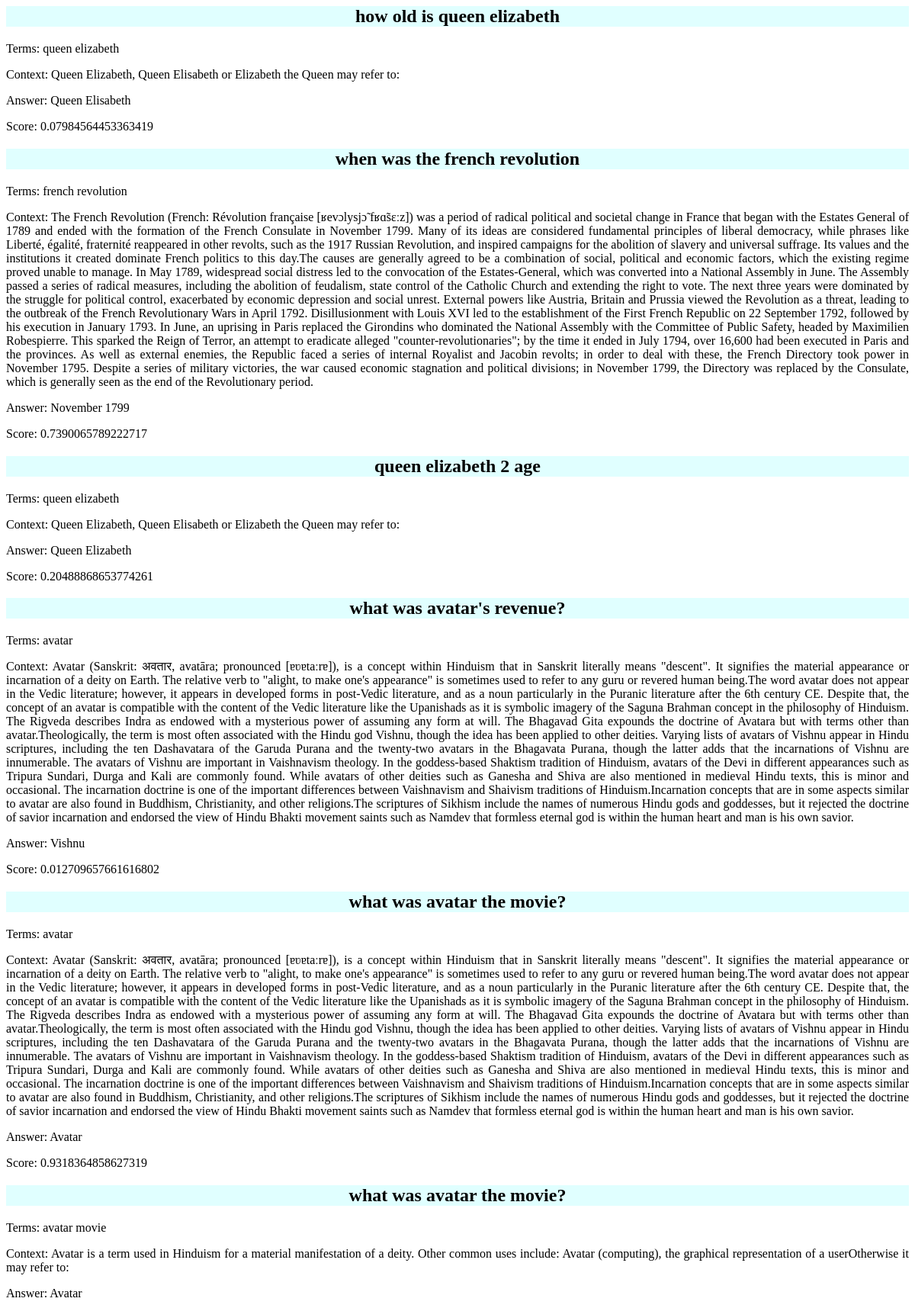
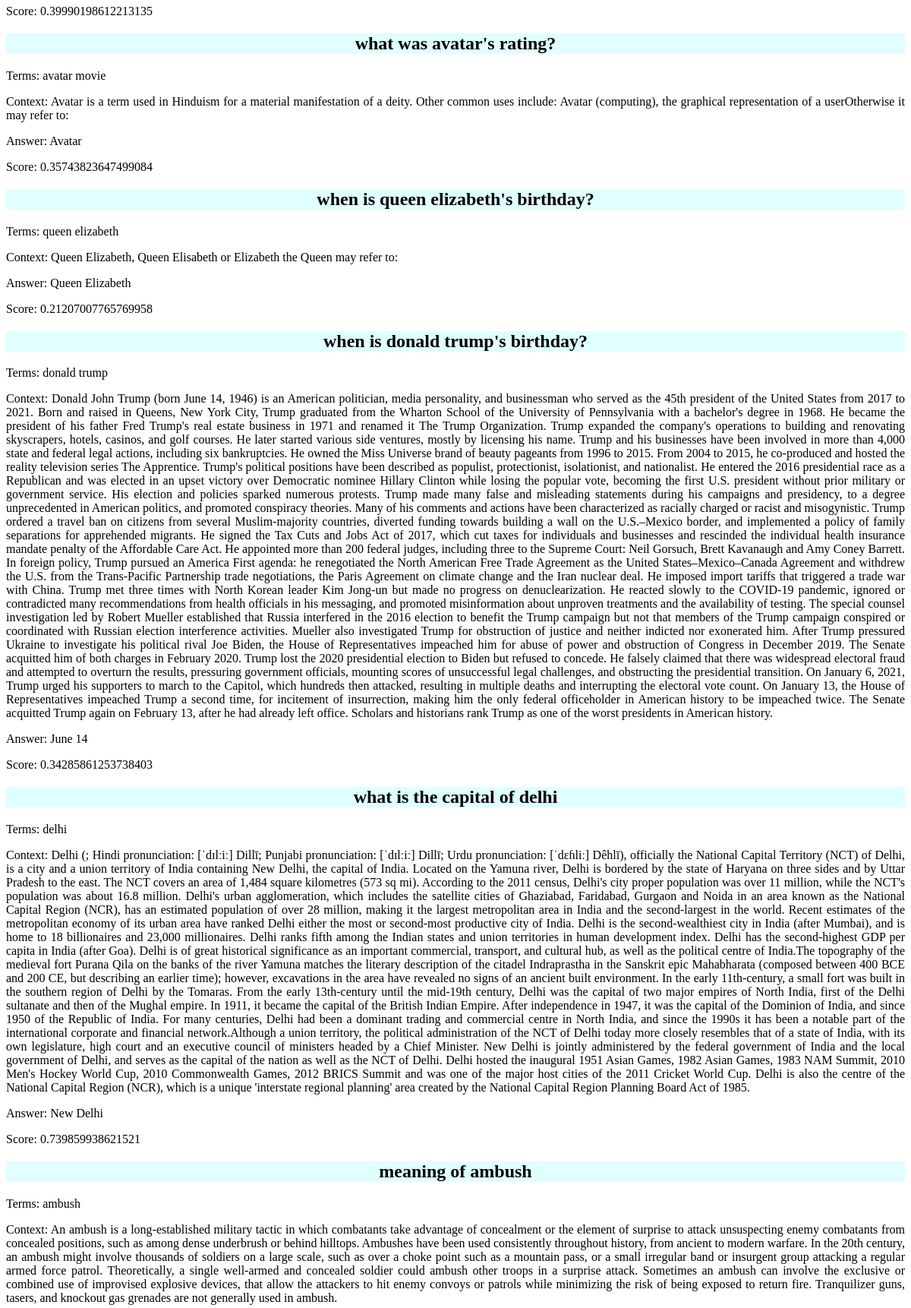
The app's page /history (upper part) with its own data (2 pictures, top to bottom).
### main/models.py (models this page shows)
class Question(models.Model):
    question = models.TextField(null=False)
    wiki_terms = models.CharField(max_length=200, null=False)
    wiki_text = models.TextField(null=False)
    answer = models.CharField(max_length=200)
    prediction_score = models.FloatField(default=0)

### main/views.py (the view)
# urls.py: path('history', views.history, name='history'),
def history(request):
    q = Question.objects.all()
    return render(request, 'main/history.html', {'questions': q})

### main/templates/main/history.html (shortened to what this page needs)
{% load static %}
<html>
    <head>
        <link href="{% static 'css/base.css' %}" rel="stylesheet">
    </head>
    <body>
        {% for q in questions %}
        <h2>{{ q.question }}</h1>
        <p>Terms: {{ q.wiki_terms }}</p>
        <p>Context: {{ q.wiki_text }}</p>
        <p>Answer: {{ q.answer }}</p>
        <p>Score: {{ q.prediction_score }}</p>
        {% endfor %}
    </body>
</html>

### static/css/base.css (style rules this page uses)
h2 { background-color:lightcyan; color:black; font-family: Cambria; text-align: center; }
p { font-family: Cambria; text-align: justify; }

### records on screen
Question: question "how old is queen elizabeth", wiki_terms "queen elizabeth", wiki_text "Queen Elizabeth, Queen Elisabeth or Elizabeth the Queen may refer to:", answer "Queen Elisabeth", prediction_score "0.07984564453363419"
Question: question "when was the french revolution", wiki_terms "french revolution", wiki_text "The French Revolution (French: Révolution française [ʁevɔlysjɔ̃ fʁɑ̃sɛːz]) was a period of radical political and societal change in France that began with the Estates General of 1789 and ended with the formation of the French Consulate in November 1799. Many of its ideas are considered fundamental principles of liberal democracy, while phrases like Liberté, égalité, fraternité reappeared in other revolts, such as the 1917 Russian Revolution, and inspired campaigns for the abolition of slavery and universal suffrage. Its values and the institutions it created dominate French politics to this day.The causes are generally agreed to be a combination of social, political and economic factors,…", answer "November 1799", prediction_score "0.7390065789222717"
Question: question "queen elizabeth 2 age", wiki_terms "queen elizabeth", wiki_text "Queen Elizabeth, Queen Elisabeth or Elizabeth the Queen may refer to:", answer "Queen Elizabeth", prediction_score "0.20488868653774261"
Question: question "what was avatar's revenue?", wiki_terms "avatar", wiki_text "Avatar (Sanskrit: अवतार, avatāra; pronounced [ɐʋɐtaːrɐ]), is a concept within Hinduism that in Sanskrit literally means \"descent\". It signifies the material appearance or incarnation of a deity on Earth. The relative verb to \"alight, to make one's appearance\" is sometimes used to refer to any guru or revered human being.The word avatar does not appear in the Vedic literature; however, it appears in developed forms in post-Vedic literature, and as a noun particularly in the Puranic literature after the 6th century CE. Despite that, the concept of an avatar is compatible with the content of the Vedic literature like the Upanishads as it is symbolic imagery of the Saguna Brahman concept in the…", answer "Vishnu", prediction_score "0.012709657661616802"
Question: question "what was avatar the movie?", wiki_terms "avatar", wiki_text "Avatar (Sanskrit: अवतार, avatāra; pronounced [ɐʋɐtaːrɐ]), is a concept within Hinduism that in Sanskrit literally means \"descent\". It signifies the material appearance or incarnation of a deity on Earth. The relative verb to \"alight, to make one's appearance\" is sometimes used to refer to any guru or revered human being.The word avatar does not appear in the Vedic literature; however, it appears in developed forms in post-Vedic literature, and as a noun particularly in the Puranic literature after the 6th century CE. Despite that, the concept of an avatar is compatible with the content of the Vedic literature like the Upanishads as it is symbolic imagery of the Saguna Brahman concept in the…", answer "Avatar", prediction_score "0.9318364858627319"
Question: question "what was avatar the movie?", wiki_terms "avatar movie", wiki_text "Avatar is a term used in Hinduism for a material manifestation of a deity. Other common uses include: Avatar (computing), the graphical representation of a userOtherwise it may refer to:", answer "Avatar", prediction_score "0.39990198612213135"
Question: question "what was avatar's rating?", wiki_terms "avatar movie", wiki_text "Avatar is a term used in Hinduism for a material manifestation of a deity. Other common uses include: Avatar (computing), the graphical representation of a userOtherwise it may refer to:", answer "Avatar", prediction_score "0.35743823647499084"
Question: question "when is queen elizabeth's birthday?", wiki_terms "queen elizabeth", wiki_text "Queen Elizabeth, Queen Elisabeth or Elizabeth the Queen may refer to:", answer "Queen Elizabeth", prediction_score "0.21207007765769958"
Question: question "when is donald trump's birthday?", wiki_terms "donald trump", wiki_text "Donald John Trump (born June 14, 1946) is an American politician, media personality, and businessman who served as the 45th president of the United States from 2017 to 2021. Born and raised in Queens, New York City, Trump graduated from the Wharton School of the University of Pennsylvania with a bachelor's degree in 1968. He became the president of his father Fred Trump's real estate business in 1971 and renamed it The Trump Organization. Trump expanded the company's operations to building and renovating skyscrapers, hotels, casinos, and golf courses. He later started various side ventures, mostly by licensing his name. Trump and his businesses have been involved in more than 4,000 state…", answer "June 14", prediction_score "0.34285861253738403"
Question: question "what is the capital of delhi", wiki_terms "delhi", wiki_text "Delhi (; Hindi pronunciation: [ˈdɪlːiː] Dillī; Punjabi pronunciation: [ˈdɪlːiː] Dillī; Urdu pronunciation: [ˈdɛɦliː] Dêhlī), officially the National Capital Territory (NCT) of Delhi, is a city and a union territory of India containing New Delhi, the capital of India. Located on the Yamuna river, Delhi is bordered by the state of Haryana on three sides and by Uttar Pradesh to the east. The NCT covers an area of 1,484 square kilometres (573 sq mi). According to the 2011 census, Delhi's city proper population was over 11 million, while the NCT's population was about 16.8 million. Delhi's urban agglomeration, which includes the satellite cities of Ghaziabad, Faridabad, Gurgaon and Noida in an…", answer "New Delhi", prediction_score "0.739859938621521"
Question: question "meaning of ambush", wiki_terms "ambush", wiki_text "An ambush is a long-established military tactic in which combatants take advantage of concealment or the element of surprise to attack unsuspecting enemy combatants from concealed positions, such as among dense underbrush or behind hilltops. Ambushes have been used consistently throughout history, from ancient to modern warfare. In the 20th century, an ambush might involve thousands of soldiers on a large scale, such as over a choke point such as a mountain pass, or a small irregular band or insurgent group attacking a regular armed force patrol. Theoretically, a single well-armed and concealed soldier could ambush other troops in a surprise attack. Sometimes an ambush can involve the…"
